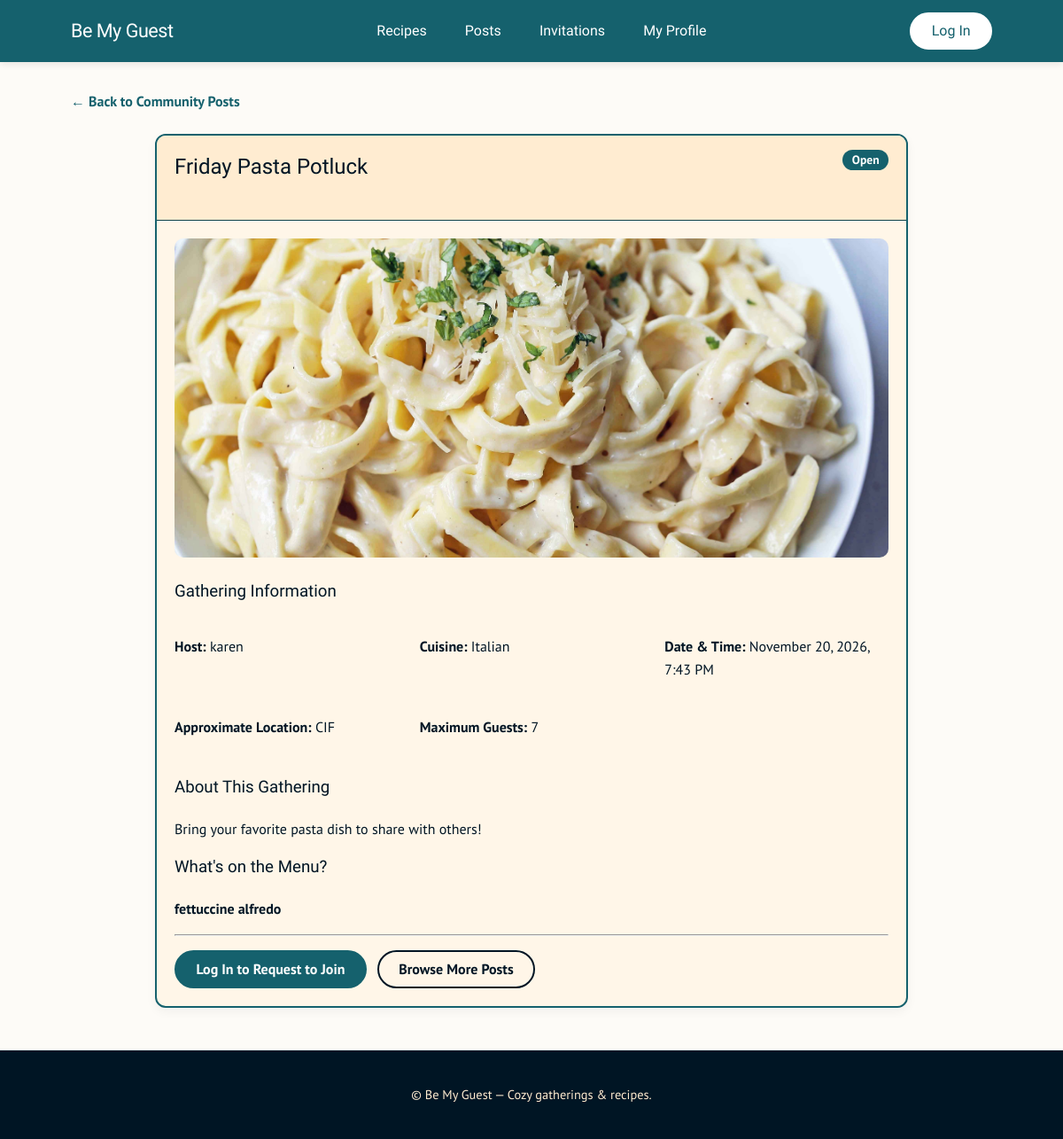
Page /posts/2/ on the committed database.
### features/posts/models.py (models this page shows, shortened)
class MealGathering(models.Model):
    STATUS_CHOICES = [
        ("open", "Open"),
        ("full", "Full"),
        ("cancelled", "Cancelled"),
        ("completed", "Completed"),
    ]
    id = models.BigAutoField(primary_key=True)
    host = models.ForeignKey(
        settings.AUTH_USER_MODEL,
        on_delete=models.CASCADE,
        related_name="meal_gatherings"
    )
    title = models.CharField(max_length=200)
    description = models.TextField(blank=True)
    cuisine_type = models.CharField(max_length=100)
    date_time = models.DateTimeField()
    location = models.CharField(max_length=200)
    max_guests = models.PositiveIntegerField(
        validators=[MinValueValidator(1)]
    )
    meal_name = models.CharField(
        max_length=200,
        blank=True
    )
    meal_description = models.TextField(blank=True)
    meal_image = models.ImageField(
        upload_to="meal_gatherings/",
        blank=True
    )
    recipe = models.ForeignKey(
        "recipes.Recipe",
        on_delete=models.SET_NULL,
        null=True,
        blank=True,
        related_name="meal_gatherings"
    )
    created_at = models.DateTimeField(auto_now_add=True)
    status = models.CharField(
        max_length=20,
        choices=STATUS_CHOICES,
        default="open"
    )

### features/posts/views.py (the view)
# urls.py: path("posts/<int:gathering_id>/", post_views.gathering_detail, name="gathering_detail"),
def gathering_detail(request, gathering_id):
    gathering = get_object_or_404(
        MealGathering,
        id=gathering_id
    )
    context = {
        "gathering": gathering
    }
    return render(request, "post_detail.html", context)

### bemyguest/templates/post_detail.html (shortened to what this page needs)
{% extends "base.html" %}
{% block content %}
<a href="{% url 'posts' %}" class="back-link">
    &larr; Back to Community Posts
</a>
<div class="card gathering-detail">
    <div class="card__header">
        <div class="page-heading">
            <h2 style="margin: 0;">{{ gathering.title }}</h2>
            <span class="badge primary">
        {{ gathering.get_status_display }}
      </span>
        </div>
    </div>
    <div class="card__body">
        {% if gathering.meal_image %}
        <img
                class="gathering-detail-image"
                src="{{ gathering.meal_image.url }}"
                alt="{{ gathering.title }}"
        >
        {% endif %}
        <h3>Gathering Information</h3>
        <div class="gathering-info-grid">
            <p>
                <strong>Host:</strong>
                {{ gathering.host.username }}
            </p>
            <p>
                <strong>Cuisine:</strong>
                {{ gathering.cuisine_type }}
            </p>
            <p>
                <strong>Date & Time:</strong>
                {{ gathering.date_time|date:"F j, Y, g:i A" }}
            </p>
            <p>
                <strong>Approximate Location:</strong>
                {{ gathering.location }}
            </p>
            <p>
                <strong>Maximum Guests:</strong>
                {{ gathering.max_guests }}
            </p>
        </div>
        <h3>About This Gathering</h3>
        <p>{{ gathering.description|default:"No description provided." }}</p>
        {% if gathering.meal_name %}
        <h3>What's on the Menu?</h3>
        <p><strong>{{ gathering.meal_name }}</strong></p>
        {% endif %}
        <hr>
        <div class="gathering-actions">
            {% if user.is_authenticated and user == gathering.host %}
            <a
                    href="{% url 'gathering_edit' gathering.id %}"
                    class="button">
                Edit Gathering
            </a>
            {% if gathering.status != "cancelled" %}
            <form
                    method="post"
                    action="{% url 'gathering_cancel' gathering.id %}"
                    onsubmit="return confirm('Cancel this gathering?');">
                {% csrf_token %}
                <button type="submit" class="button button-outline">
                    Cancel Gathering
                </button>
            </form>
            {% endif %}
            {% elif gathering.status == "open" %}
            <a href="{% url 'login' %}?next={{ request.path|urlencode }}"
               class="button">
                Log In to Request to Join
            </a>
            {% endif %}
            <a href="{% url 'posts' %}" class="button button-outline">
                Browse More Posts
            </a>
        </div>
    </div>
</div>
{% endblock %}

### bemyguest/ui-ux/skeleton.css (style rules this page uses)
a { color: var(--stormy-teal); text-decoration: none; font-weight: 500; }
.button, a.button, button, input[type="submit"], input[type="reset"], input[type="button"] { display: inline-flex; align-items: center; justify-content: center; background-color: var(--stormy-teal); border: 2px solid var(--stormy-teal); color: var(--white) !important; border-radius: 999px; padding: 0.6rem 1.4rem; font-weight: 600; line-height: 1.2; transition: background-color 0.2s ease, transform 0.1s ease; text-decoration: none !important; }
.button.button-outline, a.button.button-outline { background: transparent !important; color: var(--ink-black) !important; border: 2px solid var(--ink-black) !important; }
.badge { display: inline-block; padding: 0.3rem 0.65rem; border-radius: 999px; font-size: 0.85rem; font-weight: 600; line-height: 1; background: var(--papaya-whip); color: var(--brandy); }
.badge.primary { background: var(--stormy-teal); color: var(--white); }

### bemyguest/ui-ux/style.css (style rules this page uses)
:root { --ink-black: #001524; --stormy-teal: #15616D; --stormy-teal-dark: #0F434B; --papaya-whip: #FFECD1; --papaya-whip-light: #FFF6E8; --off-white: #FDFBF7; --harvest-orange: #D95D00; --brandy: #78290F; --white: #ffffff; --border-light: #EAD0B3; --radius: 12px; }
body { font-family: "PT Sans", sans-serif; color: var(--ink-black); background: var(--off-white) !important; line-height: 1.6; }
h1, h2, h3, h4, h5, h6, .recipe-card h3, .card h4, .brand__title, .nav a, .auth-nav a, .auth-nav button { font-family: "Calistoga", serif !important; font-weight: 400 !important; }
h1, h2, h3, h4, h5 { color: var(--ink-black); font-weight: 700; margin-top: 0; }
.card { background: var(--papaya-whip-light); border: 1.5px solid var(--stormy-teal-dark); border-radius: var(--radius); box-shadow: 0 4px 14px rgba(0, 21, 36, 0.08); overflow: hidden; }
.card__header { padding: 1rem 1.25rem; border-bottom: 1.5px solid var(--stormy-teal-dark); font-weight: 700; color: var(--ink-black); background: var(--papaya-whip); }
.card__body { padding: 1.25rem; color: var(--ink-black); }
.card a, .recipe-card a { color: var(--stormy-teal-dark); font-weight: 700; }
.card { align-self: start !important; margin-bottom: 0; }
.card { align-self: start !important; background-color: var(--card-bg, #FFF6E8); border: 2px solid var(--stormy-teal); border-radius: var(--radius); box-shadow: 0 4px 12px rgba(0, 21, 36, 0.05); }
.page-heading { display: flex; justify-content: space-between; align-items: flex-start; flex-wrap: wrap; gap: 1rem; margin-bottom: 1.5rem; }
.page-heading h2, .page-heading h4 { margin: 0 0 0.5rem; }
.gathering-actions { display: flex; flex-wrap: wrap; align-items: center; gap: 0.75rem; margin-top: 1rem; }
.gathering-actions .button { margin-bottom: 0; }
.gathering-detail, .gathering-form-card { max-width: 850px; margin: 1rem auto; }
.gathering-detail-image { display: block; width: 100%; max-height: 360px; object-fit: cover; border-radius: 10px; margin-bottom: 1.5rem; }
.gathering-info-grid { display: grid; grid-template-columns: repeat( auto-fit, minmax(240px, 1fr) ); gap: 0.5rem 1.5rem; margin-bottom: 1.5rem; }
.back-link { display: inline-block; color: var(--stormy-teal); font-weight: 700; text-decoration: none; margin-bottom: 0.5rem; }

### rows in the picture
MealGathering: title "Friday Pasta Potluck", status "Open", meal_image (picture), host.username "karen", cuisine_type "Italian", date_time "November 20, 2026, 7:43 PM", location "CIF", max_guests "7", description "Bring your favorite pasta dish to share with others!", meal_name "fettuccine alfredo"
